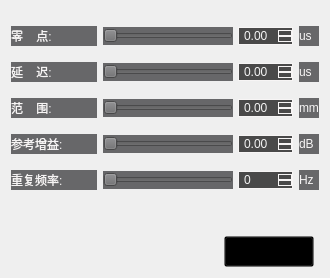
          <widget class="QWidget" name="widgetProbeParam" native="true">
           <property name="sizePolicy">
            <sizepolicy hsizetype="Preferred" vsizetype="Expanding">
             <horstretch>0</horstretch>
             <verstretch>0</verstretch>
            </sizepolicy>
           </property>
           <property name="minimumSize">
            <size>
             <width>330</width>
             <height>250</height>
            </size>
           </property>
           <property name="maximumSize">
            <size>
             <width>330</width>
             <height>1000</height>
            </size>
           </property>
           <property name="styleSheet">
            <string notr="true">QWidget#widgetProbeParam{
background:rgb(103,103,105);
border:5px solid rgb(73,73,73);
}</string>
           </property>
           <layout class="QGridLayout" name="gridLayout_25">
            <item row="0" column="0">
             <layout class="QGridLayout" name="gridLayout_24">
              <item row="0" column="0">
               <spacer name="verticalSpacer_6">
                <property name="orientation">
                 <enum>Qt::Vertical</enum>
                </property>
                <property name="sizeType">
                 <enum>QSizePolicy::Fixed</enum>
                </property>
                <property name="sizeHint" stdset="0">
                 <size>
                  <width>20</width>
                  <height>15</height>
                 </size>
                </property>
               </spacer>
              </item>
              <item row="1" column="0">
               <layout class="QHBoxLayout" name="horizontalLayout_7">
                <item>
                 <widget class="QLabel" name="label_25">
                  <property name="minimumSize">
                   <size>
                    <width>86</width>
                    <height>20</height>
                   </size>
                  </property>
                  <property name="maximumSize">
                   <size>
                    <width>86</width>
                    <height>20</height>
                   </size>
                  </property>
                  <property name="styleSheet">
                   <string notr="true">font: 15pt &quot;新宋体&quot;;
color: rgb(247, 245, 245);
background:rgb(103,103,105);</string>
                  </property>
                  <property name="text">
                   <string>零    点:</string>
                  </property>
                 </widget>
                </item>
                <item>
                 <widget class="QSlider" name="horizontalSliderZeroPoint">
                  <property name="sizePolicy">
                   <sizepolicy hsizetype="Expanding" vsizetype="Preferred">
                    <horstretch>0</horstretch>
                    <verstretch>0</verstretch>
                   </sizepolicy>
                  </property>
                  <property name="minimumSize">
                   <size>
                    <width>130</width>
                    <height>18</height>
                   </size>
                  </property>
                  <property name="maximumSize">
                   <size>
                    <width>130</width>
                    <height>18</height>
                   </size>
                  </property>
                  <property name="styleSheet">
                   <string notr="true">QSlider::groove{
border-image: url(:/image/AScanResources/huaganxiaceng.png);
top: 5px;bottom:5px;
}
QSlider::handle{
width: 20px;
left:-2px;
right:-3px;
top: -8px;
bottom: -6px;
border-image: url(:/image/AScanResources/huangananniu.png);
}
QSlider::sub-page{
border-image: url(:/image/AScanResources/huaganshangceng.png);
top: 12px;bottom: 12px;
} 
QSlider{
background:rgb(103,103,105);
}</string>
                  </property>
                  <property name="orientation">
                   <enum>Qt::Horizontal</enum>
                  </property>
                 </widget>
                </item>
                <item>
                 <widget class="QDoubleSpinBox" name="spinBoxZeroPoint">
                  <property name="minimumSize">
                   <size>
                    <width>55</width>
                    <height>18</height>
                   </size>
                  </property>
                  <property name="maximumSize">
                   <size>
                    <width>55</width>
                    <height>18</height>
                   </size>
                  </property>
                  <property name="styleSheet">
                   <string notr="true">QDoubleSpinBox{
font: 75 8pt &quot;Times New Roman&quot;;
color: rgb(244, 244, 244);
background-color: rgb(73, 73, 73);
}
QDoubleSpinBox {
border: 1px solid rgb(247, 245, 245); 
padding: 1px 1px 1px 3px;
}
QDoubleSpinBox::up-button {
border: 1px solid rgb(247, 245, 245); 
}
QDoubleSpinBox::up-arrow {
image: url(:/image/AScanResources/jiantou_up.jpg);
width: 6px;
height: 6px;
}
QDoubleSpinBox::down-button {
border: 1px solid rgb(247, 245, 245); 
}
QDoubleSpinBox::down-arrow {
image: url(:/image/AScanResources/jiantou_down.jpg);
width: 6px;
height: 6px;
}
</string>
                  </property>
                 </widget>
                </item>
                <item>
                 <widget class="QLabel" name="label_26">
                  <property name="sizePolicy">
                   <sizepolicy hsizetype="Fixed" vsizetype="Fixed">
                    <horstretch>0</horstretch>
                    <verstretch>0</verstretch>
                   </sizepolicy>
                  </property>
                  <property name="minimumSize">
                   <size>
                    <width>20</width>
                    <height>20</height>
                   </size>
                  </property>
                  <property name="maximumSize">
                   <size>
                    <width>20</width>
                    <height>20</height>
                   </size>
                  </property>
                  <property name="styleSheet">
                   <string notr="true">font: 15pt &quot;新宋体&quot;;
color: rgb(247, 245, 245);
background:rgb(103,103,105);</string>
                  </property>
                  <property name="text">
                   <string>us</string>
                  </property>
                 </widget>
                </item>
               </layout>
              </item>
              <item row="2" column="0">
               <spacer name="verticalSpacer_7">
                <property name="orientation">
                 <enum>Qt::Vertical</enum>
                </property>
                <property name="sizeType">
                 <enum>QSizePolicy::Fixed</enum>
                </property>
                <property name="sizeHint" stdset="0">
                 <size>
                  <width>20</width>
                  <height>10</height>
                 </size>
                </property>
               </spacer>
              </item>
              <item row="3" column="0">
               <layout class="QHBoxLayout" name="horizontalLayout_8">
                <item>
                 <widget class="QLabel" name="label_27">
                  <property name="minimumSize">
                   <size>
                    <width>86</width>
                    <height>20</height>
                   </size>
                  </property>
                  <property name="maximumSize">
                   <size>
                    <width>86</width>
                    <height>20</height>
                   </size>
                  </property>
                  <property name="styleSheet">
                   <string notr="true">font: 15pt &quot;新宋体&quot;;
color: rgb(247, 245, 245);
background:rgb(103,103,105);</string>
                  </property>
                  <property name="text">
                   <string>延    迟:</string>
                  </property>
                 </widget>
                </item>
                <item>
                 <widget class="QSlider" name="horizontalSliderDelay">
                  <property name="sizePolicy">
                   <sizepolicy hsizetype="Expanding" vsizetype="Preferred">
                    <horstretch>0</horstretch>
                    <verstretch>0</verstretch>
                   </sizepolicy>
                  </property>
                  <property name="minimumSize">
                   <size>
                    <width>130</width>
                    <height>18</height>
                   </size>
                  </property>
                  <property name="maximumSize">
                   <size>
                    <width>130</width>
                    <height>18</height>
                   </size>
                  </property>
                  <property name="styleSheet">
                   <string notr="true">QSlider::groove{
border-image: url(:/image/AScanResources/huaganxiaceng.png);
top: 5px;bottom:5px;
}
QSlider::handle{
width: 20px;
left:-2px;
right:-3px;
top: -8px;
bottom: -6px;
border-image: url(:/image/AScanResources/huangananniu.png);
}
QSlider::sub-page{
border-image: url(:/image/AScanResources/huaganshangceng.png);
top: 12px;bottom: 12px;
} 
QSlider{
background:rgb(103,103,105);
}</string>
                  </property>
                  <property name="orientation">
                   <enum>Qt::Horizontal</enum>
                  </property>
                 </widget>
                </item>
                <item>
                 <widget class="QDoubleSpinBox" name="spinBoxDelay">
                  <property name="minimumSize">
                   <size>
                    <width>55</width>
                    <height>18</height>
                   </size>
                  </property>
                  <property name="maximumSize">
                   <size>
                    <width>55</width>
                    <height>18</height>
                   </size>
                  </property>
                  <property name="styleSheet">
                   <string notr="true">QDoubleSpinBox{
font: 75 8pt &quot;Times New Roman&quot;;
color: rgb(244, 244, 244);
background-color: rgb(73, 73, 73);
}
QDoubleSpinBox {
border: 1px solid rgb(247, 245, 245); 
padding: 1px 1px 1px 3px;
}
QDoubleSpinBox::up-button {
border: 1px solid rgb(247, 245, 245); 
}
QDoubleSpinBox::up-arrow {
image: url(:/image/AScanResources/jiantou_up.jpg);
width: 6px;
height: 6px;
}
QDoubleSpinBox::down-button {
border: 1px solid rgb(247, 245, 245); 
}
QDoubleSpinBox::down-arrow {
image: url(:/image/AScanResources/jiantou_down.jpg);
width: 6px;
height: 6px;
}
</string>
                  </property>
                 </widget>
                </item>
                <item>
                 <widget class="QLabel" name="label_28">
                  <property name="sizePolicy">
                   <sizepolicy hsizetype="Fixed" vsizetype="Fixed">
                    <horstretch>0</horstretch>
                    <verstretch>0</verstretch>
                   </sizepolicy>
                  </property>
                  <property name="minimumSize">
                   <size>
                    <width>20</width>
                    <height>20</height>
                   </size>
                  </property>
                  <property name="maximumSize">
                   <size>
                    <width>20</width>
                    <height>20</height>
                   </size>
                  </property>
                  <property name="styleSheet">
                   <string notr="true">font: 15pt &quot;新宋体&quot;;
color: rgb(247, 245, 245);
background:rgb(103,103,105);</string>
                  </property>
                  <property name="text">
                   <string>us</string>
                  </property>
                 </widget>
                </item>
               </layout>
              </item>
              <item row="4" column="0">
               <spacer name="verticalSpacer_8">
                <property name="orientation">
                 <enum>Qt::Vertical</enum>
                </property>
                <property name="sizeType">
                 <enum>QSizePolicy::Fixed</enum>
                </property>
                <property name="sizeHint" stdset="0">
                 <size>
                  <width>20</width>
                  <height>10</height>
                 </size>
                </property>
               </spacer>
              </item>
              <item row="5" column="0">
               <layout class="QHBoxLayout" name="horizontalLayout_9">
                <item>
                 <widget class="QLabel" name="label_29">
                  <property name="minimumSize">
                   <size>
                    <width>86</width>
                    <height>20</height>
                   </size>
                  </property>
                  <property name="maximumSize">
                   <size>
                    <width>86</width>
                    <height>20</height>
                   </size>
                  </property>
                  <property name="styleSheet">
                   <string notr="true">font: 15pt &quot;新宋体&quot;;
color: rgb(247, 245, 245);
background:rgb(103,103,105);</string>
                  </property>
                  <property name="text">
                   <string>范    围:</string>
                  </property>
                 </widget>
                </item>
                <item>
                 <widget class="QSlider" name="horizontalSliderXRange">
                  <property name="sizePolicy">
                   <sizepolicy hsizetype="Expanding" vsizetype="Preferred">
                    <horstretch>0</horstretch>
                    <verstretch>0</verstretch>
                   </sizepolicy>
                  </property>
                  <property name="minimumSize">
                   <size>
                    <width>130</width>
                    <height>18</height>
                   </size>
                  </property>
                  <property name="maximumSize">
                   <size>
                    <width>130</width>
                    <height>18</height>
                   </size>
                  </property>
                  <property name="styleSheet">
                   <string notr="true">QSlider::groove{
border-image: url(:/image/AScanResources/huaganxiaceng.png);
top: 5px;bottom:5px;
}
QSlider::handle{
width: 20px;
left:-2px;
right:-3px;
top: -8px;
bottom: -6px;
border-image: url(:/image/AScanResources/huangananniu.png);
}
QSlider::sub-page{
border-image: url(:/image/AScanResources/huaganshangceng.png);
top: 12px;bottom: 12px;
} 
QSlider{
background:rgb(103,103,105);
}</string>
                  </property>
                  <property name="orientation">
                   <enum>Qt::Horizontal</enum>
                  </property>
                 </widget>
                </item>
                <item>
                 <widget class="QDoubleSpinBox" name="spinBoxXRange">
                  <property name="minimumSize">
                   <size>
                    <width>55</width>
                    <height>18</height>
                   </size>
                  </property>
                  <property name="maximumSize">
                   <size>
                    <width>55</width>
                    <height>18</height>
                   </size>
                  </property>
                  <property name="styleSheet">
                   <string notr="true">QDoubleSpinBox{
font: 75 8pt &quot;Times New Roman&quot;;
color: rgb(244, 244, 244);
background-color: rgb(73, 73, 73);
}
QDoubleSpinBox {
border: 1px solid rgb(247, 245, 245); 
padding: 1px 1px 1px 3px;
}
QDoubleSpinBox::up-button {
border: 1px solid rgb(247, 245, 245); 
}
QDoubleSpinBox::up-arrow {
image: url(:/image/AScanResources/jiantou_up.jpg);
width: 6px;
height: 6px;
}
QDoubleSpinBox::down-button {
border: 1px solid rgb(247, 245, 245); 
}
QDoubleSpinBox::down-arrow {
image: url(:/image/AScanResources/jiantou_down.jpg);
width: 6px;
height: 6px;
}
</string>
                  </property>
                 </widget>
                </item>
                <item>
                 <widget class="QLabel" name="label_30">
                  <property name="sizePolicy">
                   <sizepolicy hsizetype="Fixed" vsizetype="Fixed">
                    <horstretch>0</horstretch>
                    <verstretch>0</verstretch>
                   </sizepolicy>
                  </property>
                  <property name="minimumSize">
                   <size>
                    <width>20</width>
                    <height>20</height>
                   </size>
                  </property>
                  <property name="maximumSize">
                   <size>
                    <width>20</width>
                    <height>20</height>
                   </size>
                  </property>
                  <property name="styleSheet">
                   <string notr="true">font: 15pt &quot;新宋体&quot;;
color: rgb(247, 245, 245);
background:rgb(103,103,105);</string>
                  </property>
                  <property name="text">
                   <string>mm</string>
                  </property>
                 </widget>
                </item>
               </layout>
              </item>
              <item row="6" column="0">
               <spacer name="verticalSpacer_9">
                <property name="orientation">
                 <enum>Qt::Vertical</enum>
                </property>
                <property name="sizeType">
                 <enum>QSizePolicy::Fixed</enum>
                </property>
                <property name="sizeHint" stdset="0">
                 <size>
                  <width>20</width>
                  <height>10</height>
                 </size>
                </property>
               </spacer>
              </item>
              <item row="7" column="0">
               <layout class="QHBoxLayout" name="horizontalLayout_10">
                <item>
                 <widget class="QLabel" name="label_31">
                  <property name="minimumSize">
                   <size>
                    <width>86</width>
                    <height>20</height>
                   </size>
                  </property>
                  <property name="maximumSize">
                   <size>
                    <width>86</width>
                    <height>20</height>
                   </size>
                  </property>
                  <property name="styleSheet">
                   <string notr="true">font: 15pt &quot;新宋体&quot;;
color: rgb(247, 245, 245);
background:rgb(103,103,105);</string>
                  </property>
                  <property name="text">
                   <string>参考增益:</string>
                  </property>
                 </widget>
                </item>
                <item>
                 <widget class="QSlider" name="horizontalSliderYRange">
                  <property name="sizePolicy">
                   <sizepolicy hsizetype="Expanding" vsizetype="Preferred">
                    <horstretch>0</horstretch>
                    <verstretch>0</verstretch>
                   </sizepolicy>
                  </property>
                  <property name="minimumSize">
                   <size>
                    <width>130</width>
                    <height>18</height>
                   </size>
                  </property>
                  <property name="maximumSize">
                   <size>
                    <width>130</width>
                    <height>18</height>
                   </size>
                  </property>
                  <property name="styleSheet">
                   <string notr="true">QSlider::groove{
border-image: url(:/image/AScanResources/huaganxiaceng.png);
top: 5px;bottom:5px;
}
QSlider::handle{
width: 20px;
left:-2px;
right:-3px;
top: -8px;
bottom: -6px;
border-image: url(:/image/AScanResources/huangananniu.png);
}
QSlider::sub-page{
border-image: url(:/image/AScanResources/huaganshangceng.png);
top: 12px;bottom: 12px;
} 
QSlider{
background:rgb(103,103,105);
}</string>
                  </property>
                  <property name="orientation">
                   <enum>Qt::Horizontal</enum>
                  </property>
                 </widget>
                </item>
                <item>
                 <widget class="QDoubleSpinBox" name="spinBoxYRange">
                  <property name="minimumSize">
                   <size>
                    <width>55</width>
                    <height>18</height>
                   </size>
                  </property>
                  <property name="maximumSize">
                   <size>
                    <width>55</width>
                    <height>18</height>
                   </size>
                  </property>
                  <property name="styleSheet">
                   <string notr="true">QDoubleSpinBox{
font: 75 8pt &quot;Times New Roman&quot;;
color: rgb(244, 244, 244);
background-color: rgb(73, 73, 73);
}
QDoubleSpinBox {
border: 1px solid rgb(247, 245, 245); 
padding: 1px 1px 1px 3px;
}
QDoubleSpinBox::up-button {
border: 1px solid rgb(247, 245, 245); 
}
QDoubleSpinBox::up-arrow {
image: url(:/image/AScanResources/jiantou_up.jpg);
width: 6px;
height: 6px;
}
QDoubleSpinBox::down-button {
border: 1px solid rgb(247, 245, 245); 
}
QDoubleSpinBox::down-arrow {
image: url(:/image/AScanResources/jiantou_down.jpg);
width: 6px;
height: 6px;
}
</string>
                  </property>
                 </widget>
                </item>
                <item>
                 <widget class="QLabel" name="label_32">
                  <property name="sizePolicy">
                   <sizepolicy hsizetype="Fixed" vsizetype="Fixed">
                    <horstretch>0</horstretch>
                    <verstretch>0</verstretch>
                   </sizepolicy>
                  </property>
                  <property name="minimumSize">
                   <size>
                    <width>20</width>
                    <height>20</height>
                   </size>
                  </property>
                  <property name="maximumSize">
                   <size>
                    <width>20</width>
                    <height>20</height>
                   </size>
                  </property>
                  <property name="styleSheet">
                   <string notr="true">font: 15pt &quot;新宋体&quot;;
color: rgb(247, 245, 245);
background:rgb(103,103,105);</string>
                  </property>
                  <property name="text">
                   <string>dB</string>
                  </property>
                 </widget>
                </item>
               </layout>
              </item>
              <item row="8" column="0">
               <spacer name="verticalSpacer_10">
                <property name="orientation">
                 <enum>Qt::Vertical</enum>
                </property>
                <property name="sizeType">
                 <enum>QSizePolicy::Fixed</enum>
                </property>
                <property name="sizeHint" stdset="0">
                 <size>
                  <width>20</width>
                  <height>10</height>
                 </size>
                </property>
               </spacer>
              </item>
              <item row="9" column="0">
               <layout class="QHBoxLayout" name="horizontalLayout_11">
                <item>
                 <widget class="QLabel" name="label_33">
                  <property name="minimumSize">
                   <size>
                    <width>86</width>
                    <height>20</height>
                   </size>
                  </property>
                  <property name="maximumSize">
                   <size>
                    <width>86</width>
                    <height>20</height>
                   </size>
                  </property>
                  <property name="styleSheet">
                   <string notr="true">font: 15pt &quot;新宋体&quot;;
color: rgb(247, 245, 245);
background:rgb(103,103,105);</string>
                  </property>
                  <property name="text">
                   <string>重复频率:</string>
                  </property>
                 </widget>
                </item>
                <item>
                 <widget class="QSlider" name="horizontalSliderReFreq">
                  <property name="sizePolicy">
                   <sizepolicy hsizetype="Expanding" vsizetype="Preferred">
                    <horstretch>0</horstretch>
                    <verstretch>0</verstretch>
                   </sizepolicy>
                  </property>
                  <property name="minimumSize">
                   <size>
                    <width>130</width>
                    <height>18</height>
                   </size>
                  </property>
                  <property name="maximumSize">
                   <size>
                    <width>130</width>
                    <height>18</height>
                   </size>
                  </property>
                  <property name="styleSheet">
                   <string notr="true">QSlider::groove{
border-image: url(:/image/AScanResources/huaganxiaceng.png);
top: 5px;bottom:5px;
}
QSlider::handle{
width: 20px;
left:-2px;
right:-3px;
top: -8px;
bottom: -6px;
border-image: url(:/image/AScanResources/huangananniu.png);
}
QSlider::sub-page{
border-image: url(:/image/AScanResources/huaganshangceng.png);
top: 12px;bottom: 12px;
} 
QSlider{
background:rgb(103,103,105);
}</string>
                  </property>
                  <property name="orientation">
                   <enum>Qt::Horizontal</enum>
                  </property>
                 </widget>
                </item>
                <item>
                 <widget class="QSpinBox" name="spinBoxReFreq">
                  <property name="minimumSize">
                   <size>
                    <width>55</width>
                    <height>18</height>
                   </size>
                  </property>
                  <property name="maximumSize">
                   <size>
                    <width>55</width>
                    <height>18</height>
                   </size>
                  </property>
                  <property name="styleSheet">
                   <string notr="true">QSpinBox{
font: 75 8pt &quot;Times New Roman&quot;;
color: rgb(244, 244, 244);
background-color: rgb(73, 73, 73);
}
QSpinBox {
border: 1px solid rgb(247, 245, 245); 
padding: 1px 1px 1px 3px;
}
QSpinBox::up-button {
border: 1px solid rgb(247, 245, 245); 
}
QSpinBox::up-arrow {
image: url(:/image/AScanResources/jiantou_up.jpg);
width: 6px;
height: 6px;
}
QSpinBox::down-button {
border: 1px solid rgb(247, 245, 245); 
}
QSpinBox::down-arrow {
image: url(:/image/AScanResources/jiantou_down.jpg);
width: 6px;
height: 6px;
}
</string>
                  </property>
                 </widget>
                </item>
                <item>
                 <widget class="QLabel" name="label_34">
                  <property name="sizePolicy">
                   <sizepolicy hsizetype="Fixed" vsizetype="Fixed">
                    <horstretch>0</horstretch>
                    <verstretch>0</verstretch>
                   </sizepolicy>
                  </property>
                  <property name="minimumSize">
                   <size>
                    <width>20</width>
                    <height>20</height>
                   </size>
                  </property>
                  <property name="maximumSize">
                   <size>
                    <width>20</width>
                    <height>20</height>
                   </size>
                  </property>
                  <property name="styleSheet">
                   <string notr="true">font: 15pt &quot;新宋体&quot;;
color: rgb(247, 245, 245);
background:rgb(103,103,105);</string>
                  </property>
                  <property name="text">
                   <string>Hz</string>
                  </property>
                 </widget>
                </item>
               </layout>
              </item>
              <item row="10" column="0">
               <spacer name="verticalSpacer_2">
                <property name="orientation">
                 <enum>Qt::Vertical</enum>
                </property>
                <property name="sizeHint" stdset="0">
                 <size>
                  <width>20</width>
                  <height>40</height>
                 </size>
                </property>
               </spacer>
              </item>
              <item row="11" column="0">
               <layout class="QHBoxLayout" name="horizontalLayout_12">
                <item>
                 <spacer name="horizontalSpacer_3">
                  <property name="orientation">
                   <enum>Qt::Horizontal</enum>
                  </property>
                  <property name="sizeType">
                   <enum>QSizePolicy::Preferred</enum>
                  </property>
                  <property name="sizeHint" stdset="0">
                   <size>
                    <width>208</width>
                    <height>20</height>
                   </size>
                  </property>
                 </spacer>
                </item>
                <item>
                 <widget class="QPushButton" name="pushButtonAScanSave">
                  <property name="minimumSize">
                   <size>
                    <width>90</width>
                    <height>31</height>
                   </size>
                  </property>
                  <property name="maximumSize">
                   <size>
                    <width>90</width>
                    <height>31</height>
                   </size>
                  </property>
                  <property name="styleSheet">
                   <string notr="true">QPushButton{
image: url(:/image/AScanResources/baocun_noselect.png);
background-color: transparent;
}
QPushButton::hover{
border-image: url(:/image/AScanResources/baocun_noselect.png);
}
QPushButton::pressed{
image: url(:/image/AScanResources/baocun_select.png);
}</string>
                  </property>
                  <property name="text">
                   <string/>
                  </property>
                 </widget>
                </item>
               </layout>
              </item>
             </layout>
            </item>
           </layout>
          </widget>
